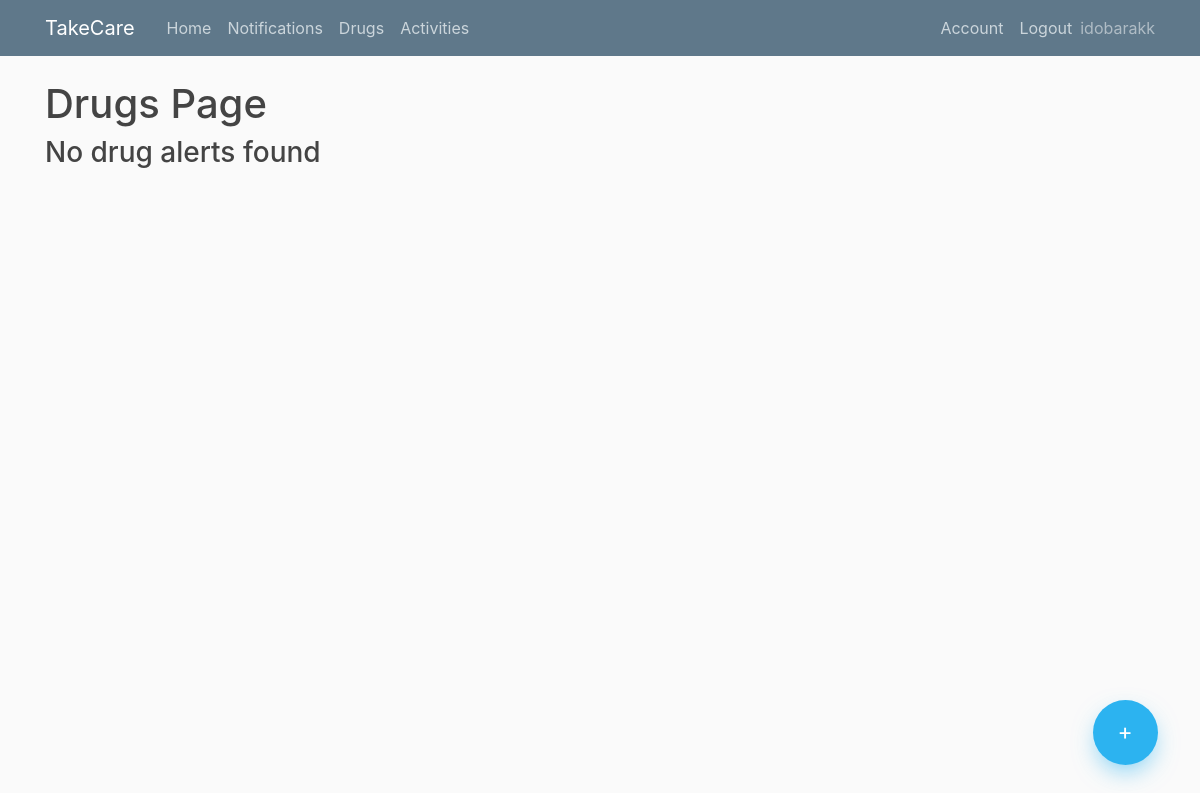
The page /drugs (signed in) on the database as committed earlier.
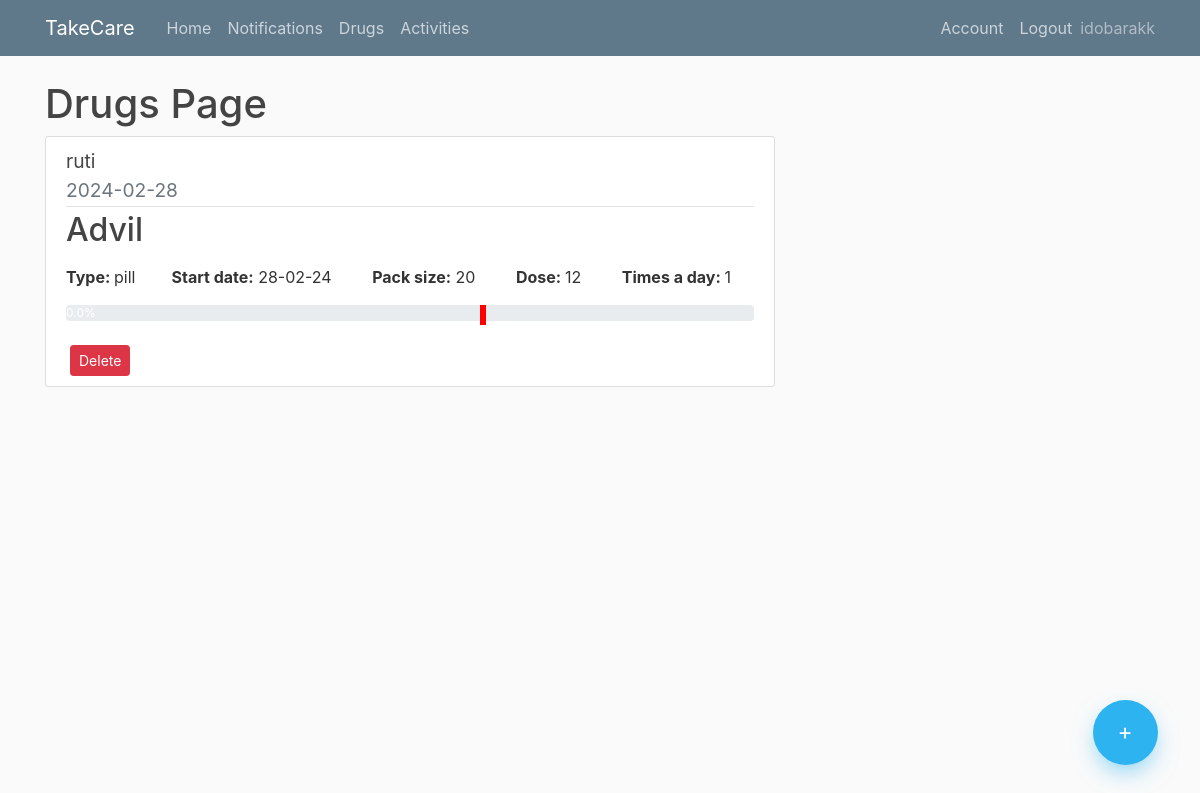
The same page on the database as committed later.
### app/models.py (models this page shows, shortened)
class Elderlyuser(db.Model, UserMixin):
    id = db.Column(db.Integer, primary_key=True)
    username = db.Column(db.String(20), unique=True,nullable=False)
    password= db.Column(db.String(60),nullable=False)
    user_id = db.Column(db.Integer, db.ForeignKey('user.id'), nullable=False)

class Drug(db.Model):
    id = db.Column(db.Integer, primary_key=True)
    name = db.Column(db.String(150),nullable=False)
    type = db.Column(db.Text,nullable=False)
    dose = db.Column(db.Integer,nullable=False)
    timesaday = db.Column(db.Integer,nullable=False)
    taketime= db.Column(db.Time, nullable=False)
    gap = db.Column(db.Integer, nullable=False)
    packsize = db.Column(db.Integer,nullable=False)
    daystotake = db.Column(db.Integer,nullable=False)
    startdate = db.Column(db.Date,nullable=False)
    user_id = db.Column(db.Integer, db.ForeignKey('user.id'), nullable=False)
    elderly_user_id = db.Column(db.Integer, db.ForeignKey('elderlyuser.id'), nullable=False)
    drugschedules = db.relationship("DrugSchedule", cascade="all, delete")

### app/routes.py (the view)
@app.route("/drugs")
@login_required
def drugs():
    if current_user.is_authenticated:
        drugs = Drug.query.filter_by(user_id=current_user.id)
        drug_schedule = DrugSchedule.query.filter_by(user_id=current_user.id)
        eldelys = Elderlyuser.query.filter_by(user_id=current_user.id)
        eldelys_dict = {i.id: i.username for i in eldelys}
        return render_template("drugs.html",drugs=drugs,drug_schedule=drug_schedule, title="Drugs",eldelys_dict=eldelys_dict)
    else:
        return render_template("home.html")

### app/models.py (called while the page is built)
@login_manager.user_loader
def load_user(user_id):
    return User.query.get(int(user_id))

### app/templates/drugs.html (shortened to what this page needs)
{% extends "layout.html" %}
{% block content %}
    <h1>Drugs Page</h1>
    <div class="floating-container">
        <a class="floating-button" href="{{ url_for('add_drug')}}"> +</a>
    </div>
    {% if drugs.count() == 0  %}
        <h3>No drug alerts found</h3>
    {% else %}
        {% for drug in drugs %}
            {% set counter = namespace(count=0) %}
            {% set totalcounter = namespace(count=0) %}
            {% for reminder in drug_schedule %}
                {% if reminder.drug_id == drug.id %}
                    {% set totalcounter.count = totalcounter.count + 1 %}
                    {% if reminder.took == 1 %}
                        {% set counter.count = counter.count + 1 %}
                    {% endif %}
                {% endif %}
            {% endfor %}
            {% if totalcounter.count > 0 %}
                {% set percentage = (counter.count / totalcounter.count * 100) | round %}
            {% else %}
                {% set percentage = 0 %}
            {% endif %}
            <article class="media content-section">
                <div class="media-body">
                    <div class="article-title">
                        <big>{{ eldelys_dict[drug.elderly_user_id] }}</big>
                    </div>
                    <div class="article-metadata">
                        <big class="text-muted">{{ drug.startdate.strftime('%Y-%m-%d') }} </big>
                    </div>
                    <h2>{{ drug.name }}</h2>
                    <p>
                        <strong>Type: </strong> {{ drug.type }}&nbsp; &nbsp; &nbsp; &nbsp;
                       <strong>Start date:</strong> {{ drug.startdate.strftime('%d-%m-%y') }} &nbsp; &nbsp; &nbsp; &nbsp;
                        <strong>Pack size:</strong> {{ drug.packsize }} &nbsp; &nbsp; &nbsp; &nbsp;
                       <strong> Dose: </strong>{{ drug.dose }} &nbsp; &nbsp; &nbsp; &nbsp;
                        <strong>Times a day: </strong>{{ drug.timesaday }} &nbsp;
                    </p>
                    <div class="progress">
                        <div class="progress-bar" role="progressbar" style="width: {{ percentage }}%;" aria-valuenow="{{ percentage }}" aria-valuemin="0" aria-valuemax="100">{{ percentage }}%</div>
                         <div style="width: 6px; height: 20px; position: absolute; background: red; right: 40%;" title="Nadav">
                        </div>
                    </div>
                    <br>
                    <button type="button" class="btn btn-danger btn-sm ml-1" data-toggle="modal" data-target="#deleteModal{{drug.id}}">
                        Delete
                    </button>
                </div>
            </article>
        {% endfor %}
    {% endif %}
{% endblock content %}

Rows that differ between the two databases and show on the page:
added Drug: startdate "2024-02-28", name "Advil", type "pill", startdate "28-02-24", packsize "20", dose "12", timesaday "1", percentage "0.0"
now on this page (row unchanged): Elderlyuser: username "ruti"
Other text that changed with them:
text no longer shown: "No drug alerts found"
